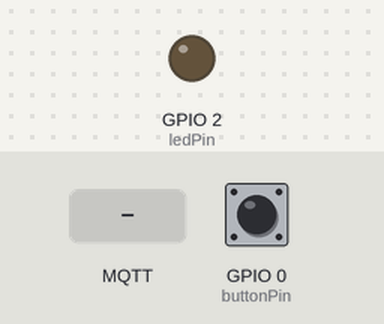
This sketch was run on a simulated ESP8266 (NodeMCU). Parts: output pins drawn as LEDs (lit = HIGH). The inputs (shaded band) are chosen by the test bench; at power-on: GPIO 0 (buttonPin) HIGH. WiFi joins after 1.5 s; servers stay silent unless stated; no MQTT or app messages arrive unless stated; what the sketch prints to the serial monitor is not drawn.

Above: at 2.7 s.
2.8 s: MQTT message "1" arrives on the first subscribed topic
5.8 s: GPIO 0 (buttonPin) pulled LOW for 0.15 s
At 7.0 s:
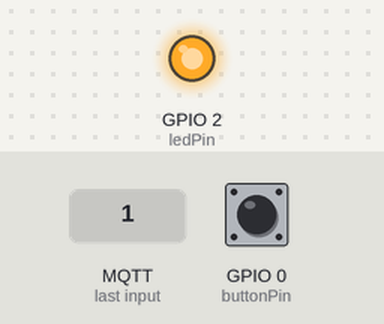
7.4 s: GPIO 0 (buttonPin) pulled LOW for 1 s
At 9.4 s:
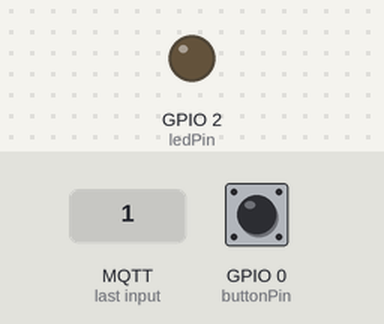
Timing chart, 0 to 10.9 s (numbered marks = the images above; inputs shaded):
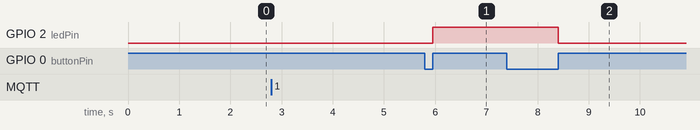

The sketch:

nodeMQTT_v1.ino
```cpp
#include <ESP8266WiFi.h>
#include <PubSubClient.h>
void setup_wifi();
void callback(char* topic, byte* payload, unsigned int length);
void reconnect();

const char* ssid = "simer";
const char* password = "012345678";
const char* mqtt_server = "mqtt.eclipse.org";
const int ledPin = 2;
const int buttonPin = 0;     // onboard  flash button
int buttonState=0;
WiFiClient espClient;
PubSubClient client(espClient);

void setup() {
    pinMode(ledPin, OUTPUT);
    pinMode(buttonPin, INPUT);

    Serial.begin(115200);
    setup_wifi();
    client.setServer(mqtt_server, 1883);
    client.setCallback(callback);
    reconnect();
}

void setup_wifi(){

  delay(10);
  // We start by connecting to a WiFi network
  Serial.println();
  Serial.print("Connecting to ");
  Serial.println(ssid);
  WiFi.begin(ssid, password);

  while (WiFi.status() != WL_CONNECTED) {
    delay(500);
    Serial.print(".");
  }

  Serial.println("");
  Serial.println("WiFi connected");
  Serial.println("IP address: ");
  Serial.println(WiFi.localIP());
}

void callback(char* topic, byte* payload, unsigned int length) {
  Serial.print("Message arrived [");
  Serial.print(topic);
  Serial.print("]  ");
  for (int i = 0; i < length; i++) {
    Serial.print((char)payload[i]);
  }

  if((char)payload[0] == '1') { //on
     digitalWrite(ledPin, HIGH);
     Serial.print("pin high");
  }
  else if((char)payload[0] == '0' ) //off
  {  digitalWrite(ledPin, LOW);
     Serial.print("pin low");
  }
  Serial.println();
}

void reconnect() {
  // Loop until we're reconnected
  while (!client.connected()) {
    Serial.print("Attempting MQTT connection...");
    // Attempt to connect
    if (client.connect("NIELITPJ125")) {
      Serial.println("connected");
      // Once connected, publish an announcement...
      client.publish("Class/light1", "1");
      // ... and resubscribe
      client.subscribe("Class/light1");
    } else {
      Serial.print("failed, rc=");
      Serial.print(client.state());
      Serial.println(" try again in 5 seconds");
      // Wait 5 seconds before retrying
      delay(5000);
    }
  }
}

void loop() {

  ///// button interfacing
    if ( digitalRead(buttonPin) ==LOW) {
      if (buttonState ==1) buttonState =0;
      else buttonState =1;
      while(digitalRead(buttonPin) ==LOW) ;
  }

  if (buttonState == 1) {
    digitalWrite(ledPin, HIGH);
  } else {
    digitalWrite(ledPin, LOW);
  }
  /////end button interfacing

  if (!client.connected()) {
    reconnect();
  }
  client.loop();
}
```

Measured:
- after the input at 5.8 s, GPIO 2 (ledPin): LOW → HIGH after 0.15 s
- after the input at 7.4 s, GPIO 2 (ledPin): HIGH → LOW after 1.0 s
